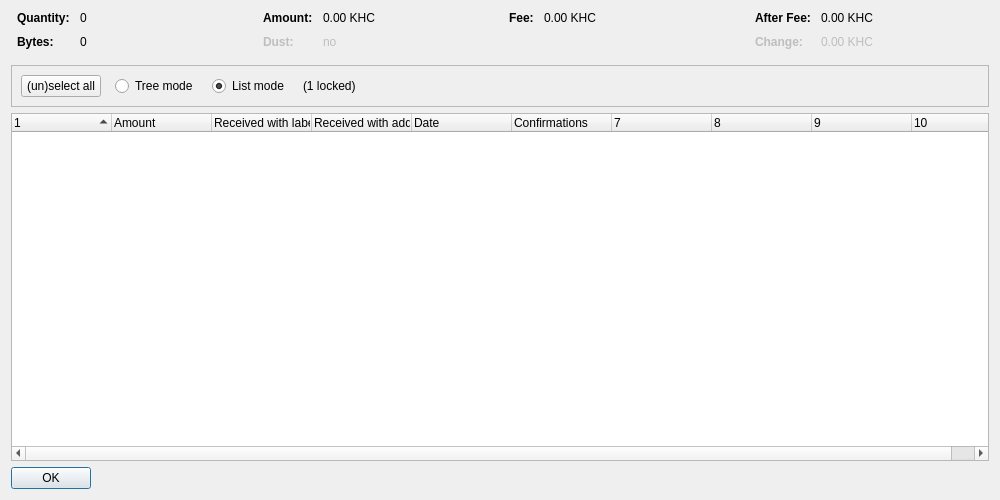
<?xml version="1.0" encoding="UTF-8"?>
<ui version="4.0">
 <class>CoinControlDialog</class>
 <widget class="QDialog" name="CoinControlDialog">
  <property name="geometry">
   <rect>
    <x>0</x>
    <y>0</y>
    <width>1000</width>
    <height>500</height>
   </rect>
  </property>
  <property name="windowTitle">
   <string>Coin Selection</string>
  </property>
  <layout class="QVBoxLayout" name="verticalLayout">
   <item>
    <layout class="QHBoxLayout" name="horizontalLayoutTop" stretch="0,0,0,0">
     <property name="topMargin">
      <number>0</number>
     </property>
     <property name="bottomMargin">
      <number>10</number>
     </property>
     <item>
      <layout class="QFormLayout" name="formLayoutCoinControl1">
       <property name="horizontalSpacing">
        <number>10</number>
       </property>
       <property name="verticalSpacing">
        <number>10</number>
       </property>
       <property name="leftMargin">
        <number>6</number>
       </property>
       <property name="rightMargin">
        <number>6</number>
       </property>
       <item row="0" column="0">
        <widget class="QLabel" name="labelCoinControlQuantityText">
         <property name="font">
          <font>
           <weight>75</weight>
           <bold>true</bold>
          </font>
         </property>
         <property name="text">
          <string>Quantity:</string>
         </property>
        </widget>
       </item>
       <item row="0" column="1">
        <widget class="QLabel" name="labelCoinControlQuantity">
         <property name="cursor">
          <cursorShape>IBeamCursor</cursorShape>
         </property>
         <property name="contextMenuPolicy">
          <enum>Qt::ActionsContextMenu</enum>
         </property>
         <property name="text">
          <string notr="true">0</string>
         </property>
         <property name="textInteractionFlags">
          <set>Qt::LinksAccessibleByMouse|Qt::TextSelectableByKeyboard|Qt::TextSelectableByMouse</set>
         </property>
        </widget>
       </item>
       <item row="1" column="0">
        <widget class="QLabel" name="labelCoinControlBytesText">
         <property name="font">
          <font>
           <weight>75</weight>
           <bold>true</bold>
          </font>
         </property>
         <property name="text">
          <string>Bytes:</string>
         </property>
        </widget>
       </item>
       <item row="1" column="1">
        <widget class="QLabel" name="labelCoinControlBytes">
         <property name="cursor">
          <cursorShape>IBeamCursor</cursorShape>
         </property>
         <property name="contextMenuPolicy">
          <enum>Qt::ActionsContextMenu</enum>
         </property>
         <property name="text">
          <string notr="true">0</string>
         </property>
         <property name="textInteractionFlags">
          <set>Qt::LinksAccessibleByMouse|Qt::TextSelectableByKeyboard|Qt::TextSelectableByMouse</set>
         </property>
        </widget>
       </item>
      </layout>
     </item>
     <item>
      <layout class="QFormLayout" name="formLayoutCoinControl2">
       <property name="horizontalSpacing">
        <number>10</number>
       </property>
       <property name="verticalSpacing">
        <number>10</number>
       </property>
       <property name="leftMargin">
        <number>6</number>
       </property>
       <property name="rightMargin">
        <number>6</number>
       </property>
       <item row="0" column="0">
        <widget class="QLabel" name="labelCoinControlAmountText">
         <property name="font">
          <font>
           <weight>75</weight>
           <bold>true</bold>
          </font>
         </property>
         <property name="text">
          <string>Amount:</string>
         </property>
        </widget>
       </item>
       <item row="0" column="1">
        <widget class="QLabel" name="labelCoinControlAmount">
         <property name="cursor">
          <cursorShape>IBeamCursor</cursorShape>
         </property>
         <property name="contextMenuPolicy">
          <enum>Qt::ActionsContextMenu</enum>
         </property>
         <property name="text">
          <string notr="true">0.00 KHC</string>
         </property>
         <property name="textInteractionFlags">
          <set>Qt::LinksAccessibleByMouse|Qt::TextSelectableByKeyboard|Qt::TextSelectableByMouse</set>
         </property>
        </widget>
       </item>
       <item row="1" column="0">
        <widget class="QLabel" name="labelCoinControlLowOutputText">
         <property name="enabled">
          <bool>false</bool>
         </property>
         <property name="font">
          <font>
           <weight>75</weight>
           <bold>true</bold>
          </font>
         </property>
         <property name="text">
          <string>Dust:</string>
         </property>
        </widget>
       </item>
       <item row="1" column="1">
        <widget class="QLabel" name="labelCoinControlLowOutput">
         <property name="enabled">
          <bool>false</bool>
         </property>
         <property name="cursor">
          <cursorShape>IBeamCursor</cursorShape>
         </property>
         <property name="contextMenuPolicy">
          <enum>Qt::ActionsContextMenu</enum>
         </property>
         <property name="text">
          <string notr="true">no</string>
         </property>
         <property name="textInteractionFlags">
          <set>Qt::LinksAccessibleByMouse|Qt::TextSelectableByKeyboard|Qt::TextSelectableByMouse</set>
         </property>
        </widget>
       </item>
      </layout>
     </item>
     <item>
      <layout class="QFormLayout" name="formLayoutCoinControl3">
       <property name="horizontalSpacing">
        <number>10</number>
       </property>
       <property name="verticalSpacing">
        <number>10</number>
       </property>
       <property name="leftMargin">
        <number>6</number>
       </property>
       <property name="rightMargin">
        <number>6</number>
       </property>
       <item row="0" column="0">
        <widget class="QLabel" name="labelCoinControlFeeText">
         <property name="font">
          <font>
           <weight>75</weight>
           <bold>true</bold>
          </font>
         </property>
         <property name="text">
          <string>Fee:</string>
         </property>
        </widget>
       </item>
       <item row="0" column="1">
        <widget class="QLabel" name="labelCoinControlFee">
         <property name="cursor">
          <cursorShape>IBeamCursor</cursorShape>
         </property>
         <property name="contextMenuPolicy">
          <enum>Qt::ActionsContextMenu</enum>
         </property>
         <property name="text">
          <string notr="true">0.00 KHC</string>
         </property>
         <property name="textInteractionFlags">
          <set>Qt::LinksAccessibleByMouse|Qt::TextSelectableByKeyboard|Qt::TextSelectableByMouse</set>
         </property>
        </widget>
       </item>
      </layout>
     </item>
     <item>
      <layout class="QFormLayout" name="formLayoutCoinControl4">
       <property name="horizontalSpacing">
        <number>10</number>
       </property>
       <property name="verticalSpacing">
        <number>10</number>
       </property>
       <property name="leftMargin">
        <number>6</number>
       </property>
       <property name="rightMargin">
        <number>6</number>
       </property>
       <item row="0" column="0">
        <widget class="QLabel" name="labelCoinControlAfterFeeText">
         <property name="font">
          <font>
           <weight>75</weight>
           <bold>true</bold>
          </font>
         </property>
         <property name="text">
          <string>After Fee:</string>
         </property>
        </widget>
       </item>
       <item row="0" column="1">
        <widget class="QLabel" name="labelCoinControlAfterFee">
         <property name="cursor">
          <cursorShape>IBeamCursor</cursorShape>
         </property>
         <property name="contextMenuPolicy">
          <enum>Qt::ActionsContextMenu</enum>
         </property>
         <property name="text">
          <string notr="true">0.00 KHC</string>
         </property>
         <property name="textInteractionFlags">
          <set>Qt::LinksAccessibleByMouse|Qt::TextSelectableByKeyboard|Qt::TextSelectableByMouse</set>
         </property>
        </widget>
       </item>
       <item row="1" column="0">
        <widget class="QLabel" name="labelCoinControlChangeText">
         <property name="enabled">
          <bool>false</bool>
         </property>
         <property name="font">
          <font>
           <weight>75</weight>
           <bold>true</bold>
          </font>
         </property>
         <property name="text">
          <string>Change:</string>
         </property>
        </widget>
       </item>
       <item row="1" column="1">
        <widget class="QLabel" name="labelCoinControlChange">
         <property name="enabled">
          <bool>false</bool>
         </property>
         <property name="cursor">
          <cursorShape>IBeamCursor</cursorShape>
         </property>
         <property name="contextMenuPolicy">
          <enum>Qt::ActionsContextMenu</enum>
         </property>
         <property name="text">
          <string notr="true">0.00 KHC</string>
         </property>
         <property name="textInteractionFlags">
          <set>Qt::LinksAccessibleByMouse|Qt::TextSelectableByKeyboard|Qt::TextSelectableByMouse</set>
         </property>
        </widget>
       </item>
      </layout>
     </item>
    </layout>
   </item>
   <item>
    <widget class="QFrame" name="frame">
     <property name="minimumSize">
      <size>
       <width>0</width>
       <height>40</height>
      </size>
     </property>
     <property name="frameShape">
      <enum>QFrame::StyledPanel</enum>
     </property>
     <property name="frameShadow">
      <enum>QFrame::Sunken</enum>
     </property>
     <layout class="QHBoxLayout" name="horizontalLayout">
      <item>
       <layout class="QHBoxLayout" name="horizontalLayoutPanel" stretch="0,0,0,0,0">
        <property name="spacing">
         <number>14</number>
        </property>
        <item>
         <widget class="QPushButton" name="pushButtonSelectAll">
          <property name="sizePolicy">
           <sizepolicy hsizetype="Maximum" vsizetype="Fixed">
            <horstretch>0</horstretch>
            <verstretch>0</verstretch>
           </sizepolicy>
          </property>
          <property name="text">
           <string>(un)select all</string>
          </property>
          <property name="autoDefault">
           <bool>false</bool>
          </property>
         </widget>
        </item>
        <item>
         <widget class="QRadioButton" name="radioTreeMode">
          <property name="sizePolicy">
           <sizepolicy hsizetype="Maximum" vsizetype="Fixed">
            <horstretch>0</horstretch>
            <verstretch>0</verstretch>
           </sizepolicy>
          </property>
          <property name="text">
           <string>Tree mode</string>
          </property>
         </widget>
        </item>
        <item>
         <widget class="QRadioButton" name="radioListMode">
          <property name="sizePolicy">
           <sizepolicy hsizetype="Maximum" vsizetype="Fixed">
            <horstretch>0</horstretch>
            <verstretch>0</verstretch>
           </sizepolicy>
          </property>
          <property name="text">
           <string>List mode</string>
          </property>
          <property name="checked">
           <bool>true</bool>
          </property>
         </widget>
        </item>
        <item>
         <widget class="QLabel" name="labelLocked">
          <property name="text">
           <string notr="true">(1 locked)</string>
          </property>
         </widget>
        </item>
        <item>
         <spacer name="horizontalSpacer">
          <property name="orientation">
           <enum>Qt::Horizontal</enum>
          </property>
          <property name="sizeHint" stdset="0">
           <size>
            <width>40</width>
            <height>20</height>
           </size>
          </property>
         </spacer>
        </item>
       </layout>
      </item>
     </layout>
    </widget>
   </item>
   <item>
    <widget class="CoinControlTreeWidget" name="treeWidget">
     <property name="contextMenuPolicy">
      <enum>Qt::CustomContextMenu</enum>
     </property>
     <property name="sortingEnabled">
      <bool>false</bool>
     </property>
     <property name="columnCount">
      <number>10</number>
     </property>
     <attribute name="headerShowSortIndicator" stdset="0">
      <bool>true</bool>
     </attribute>
     <attribute name="headerStretchLastSection">
      <bool>false</bool>
     </attribute>
     <column>
      <property name="text">
       <string/>
      </property>
     </column>
     <column>
      <property name="text">
       <string>Amount</string>
      </property>
     </column>
     <column>
      <property name="text">
       <string>Received with label</string>
      </property>
     </column>
     <column>
      <property name="text">
       <string>Received with address</string>
      </property>
     </column>
     <column>
      <property name="text">
       <string>Date</string>
      </property>
     </column>
     <column>
      <property name="text">
       <string>Confirmations</string>
      </property>
      <property name="toolTip">
       <string>Confirmed</string>
      </property>
     </column>
     <column>
      <property name="text">
       <string/>
      </property>
     </column>
     <column>
      <property name="text">
       <string/>
      </property>
     </column>
     <column>
      <property name="text">
       <string/>
      </property>
     </column>
     <column>
      <property name="text">
       <string/>
      </property>
     </column>
    </widget>
   </item>
   <item>
    <widget class="QDialogButtonBox" name="buttonBox">
     <property name="sizePolicy">
      <sizepolicy hsizetype="Maximum" vsizetype="Fixed">
       <horstretch>0</horstretch>
       <verstretch>0</verstretch>
      </sizepolicy>
     </property>
     <property name="orientation">
      <enum>Qt::Horizontal</enum>
     </property>
     <property name="standardButtons">
      <set>QDialogButtonBox::Ok</set>
     </property>
    </widget>
   </item>
  </layout>
 </widget>
 <customwidgets>
  <customwidget>
   <class>CoinControlTreeWidget</class>
   <extends>QTreeWidget</extends>
   <header>coincontroltreewidget.h</header>
  </customwidget>
 </customwidgets>
 <resources/>
 <connections/>
</ui>
